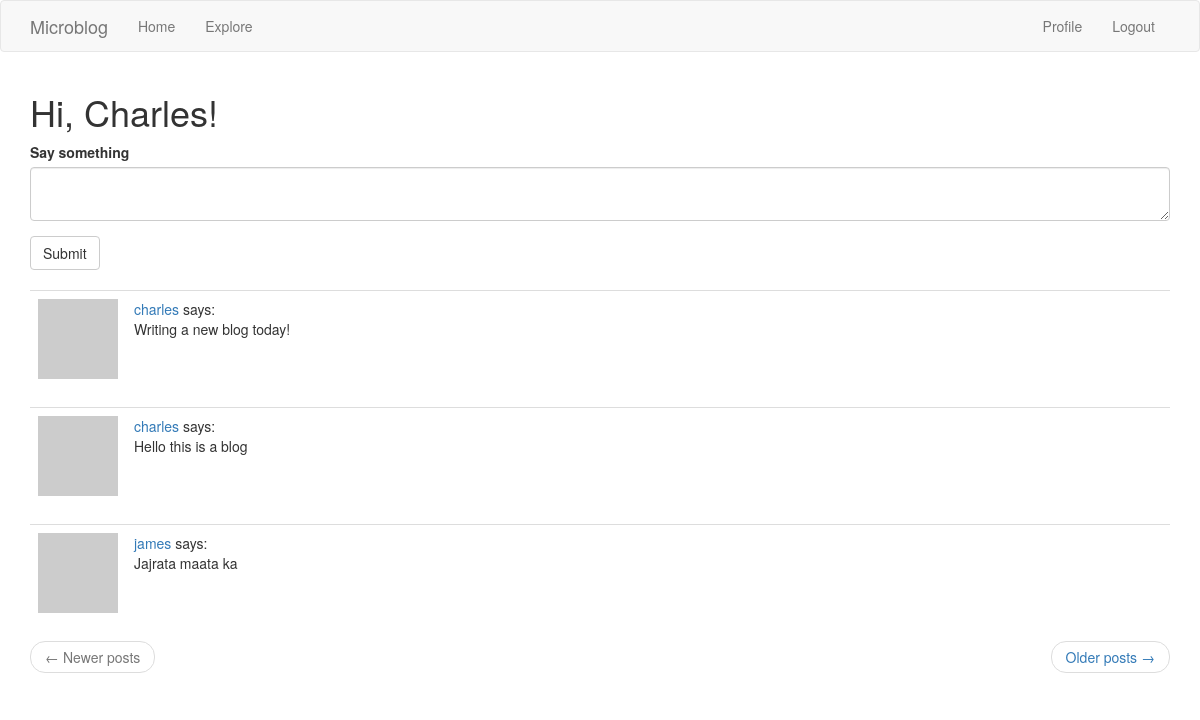
Before: /index (signed in) with the older database file.
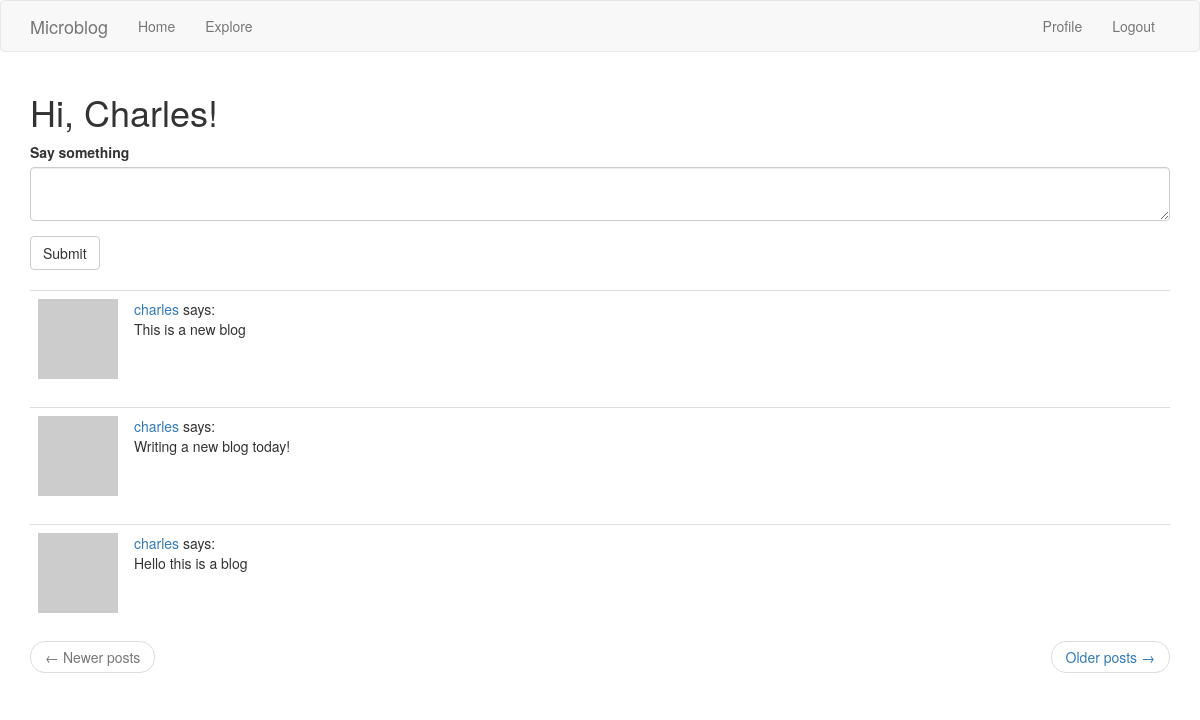
After: the same page with the newer database file.
### app/models.py (models this page shows, shortened)
class SearchableMixin(object):
    @classmethod
    def before_commit(cls, session):
        session._changes = {
            'add': list(session.new),
            'update': list(session.dirty),
            'delete': list(session.deleted)
        }
    @classmethod
    def after_commit(cls, session):
        for obj in session._changes['add']:
            if isinstance(obj, SearchableMixin):
                add_to_index(obj.__tablename__, obj)
        for obj in session._changes['update']:
            if isinstance(obj, SearchableMixin):
                add_to_index(obj.__tablename__, obj)
        for obj in session._changes['delete']:
            if isinstance(obj, SearchableMixin):
                remove_from_index(obj.__tablename__, obj)
        session._changes = None

class Post(SearchableMixin, db.Model):
    __searchable__ = ['body']
    id = db.Column(db.Integer, primary_key = True)
    body = db.Column(db.String(250))
    timestamp = db.Column(db.DateTime, index = True, default = datetime.utcnow)
    user_id = db.Column(db.Integer, db.ForeignKey('user.id'))

class User(UserMixin,db.Model):
    id = db.Column(db.Integer, primary_key = True)
    username = db.Column(db.String(64), index = True, unique = True)
    email = db.Column(db.String(120), index = True, unique = True)
    password_hash = db.Column(db.String(128))
    about_me = db.Column(db.String(140))
    last_seen = db.Column(db.DateTime, default = datetime.utcnow)
    posts = db.relationship('Post',backref = 'author', lazy ='dynamic')
    followed = db.relationship('User', secondary = followers,
                primaryjoin=(followers.c.follower_id == id),
                secondaryjoin=(followers.c.followed_id == id),
                backref=db.backref('followers', lazy='dynamic'), lazy='dynamic')
    def avatar(self, size):
        digest = md5('anona8877@gmail.com'.lower().encode('utf-8')).hexdigest()
        if self.email is not None:
            digest = md5(self.email.lower().encode('utf-8')).hexdigest()
        return 'https://www.gravatar.com/avatar/{}?d=identicon&s={}'.format(
            digest, size)
    def followed_posts(self):
        followed = Post.query.join(
            followers, (followers.c.followed_id == Post.user_id)).filter(
                followers.c.follower_id == self.id)
        own = Post.query.filter_by(user_id=self.id)
        return followed.union(own).order_by(Post.timestamp.desc())

### app/routes.py (the view)
@app.route('/', methods=['GET', 'POST'])
@app.route('/index', methods=['GET', 'POST'])
@login_required
def index():
    form = PostForm()
    if form.validate_on_submit():
        post = Post(body=form.post.data, author=current_user)
        db.session.add(post)
        db.session.commit()
        flash('Your post is now live!')
        return redirect(url_for('index'))
    page = request.args.get('page', 1, type=int)
    posts = current_user.followed_posts().paginate(page, app.config['POST_PER_PAGE'], False)
    next_url = url_for('index', page=posts.next_num) \
        if posts.has_next else None
    prev_url = url_for('index', page=posts.prev_num) \
        if posts.has_prev else None
    return render_template('index.html', title='Home', form=form,
                           posts=posts.items, next_url=next_url,
                           prev_url=prev_url)

### app/forms.py
class SearchForm(FlaskForm):
    q = StringField('Search', validators=[DataRequired()])
    def __init__(self, *args, **kwargs):
        if 'formdata' not in kwargs:
            kwargs['formdata'] = request.args
        if 'csrf_enabled' not in kwargs:
            kwargs['csrf_enabled'] = False
        super(SearchForm, self).__init__(*args, **kwargs)

class PostForm(FlaskForm):
    post = TextAreaField('Say something', validators=[
        DataRequired(), Length(min=1, max=140)])
    submit = SubmitField('Submit')

### app/models.py (called while the page is built)
@login.user_loader
def load_user(id):
    return User.query.get(int(id))

### app/routes.py (called while the page is built)
@app.before_request
def before_request():
    if current_user.is_authenticated:
        current_user.last_seen = datetime.utcnow()
        db.session.commit()
        g.search_form = SearchForm()

### templates/index.html
{% extends "base.html" %}
{% import 'bootstrap/wtf.html' as wtf %}
{% block app_content %}
    <h1 >Hi, {{ current_user.username.capitalize() }}!</h1>
    {% if form %}
    {{ wtf.quick_form(form) }}
    <br>
    {% endif %}
    {% for post in posts %}
        {% include '_post.html' %}
    {% endfor %}
    <nav aria-label="...">
        <ul class="pager">
            <li class="previous{% if not prev_url %} disabled{% endif %}">
                <a href="{{ prev_url or '#' }}">
                    <span aria-hidden="true">&larr;</span> Newer posts
                </a>
            </li>
            <li class="next{% if not next_url %} disabled{% endif %}">
                <a href="{{ next_url or '#' }}">
                    Older posts <span aria-hidden="true">&rarr;</span>
                </a>
            </li>
        </ul>
    </nav>
{% endblock %}

### templates/_post.html
<table class="table table-dark">
    <tr>
        <td width="70px">
            <a href="{{ url_for('user', username=post.author.username) }}">
                <img src="{{ post.author.avatar(70) }}" />
            </a>
        </td>
        <td>
            <a href="{{ url_for('user', username=post.author.username) }}">
                {{ post.author.username }}
            </a>
            says:
            <br>
            {{ post.body }}
        </td>
    </tr>
</table>

Changed rows visible on the page:
no longer on this page (row unchanged): Post: author.username "james", body "Jajrata maata ka"
added Post: author.username "charles", body "This is a new blog"
